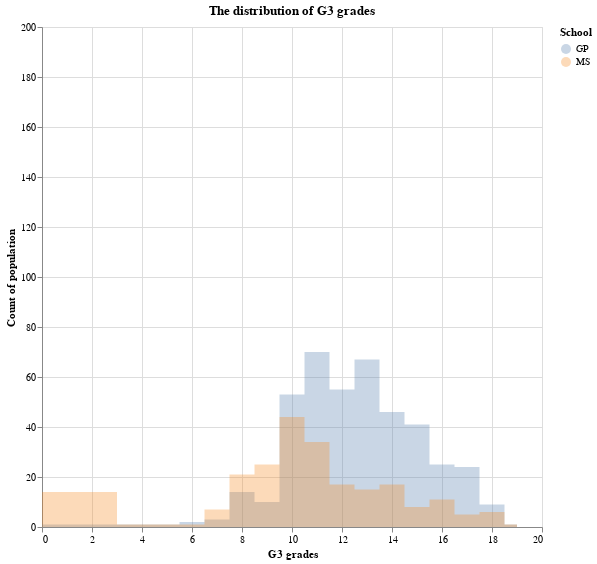

The code cell stored with this chart in its notebook:
### Code cell
school = list(data['school'])
g3 = list(data['G3'])
gp_grade = []
ms_grade = []
for i in range(len(school)):
    if school[i] == 'GP':
        gp_grade.append(g3[i])
    if school[i] == 'MS':
        ms_grade.append(g3[i])

df = pd.concat([pd.DataFrame({'GP': gp_grade}), pd.DataFrame({'MS':ms_grade})], axis=1)

alt.Chart(df, title="The distribution of G3 grades").transform_fold(
    ['GP', 'MS'],
    as_=['School', 'Measurement']
).mark_area(
    opacity=0.3,
    interpolate='step'
).encode(
    alt.X('Measurement:Q', title="G3 grades"),
    alt.Y('count()', stack=None, title="Count of population"),
    alt.Color('School:N')
).properties(
    width=500,
    height=500
)

### Figure 1 — Vega-Lite specification as saved in the notebook (floating-point values rounded to 4 significant figures; data arrays with more than 128 entries replaced by an {"elided": "..."} marker saying what was removed)
{"config": {"view": {"continuousWidth": 400, "continuousHeight": 300}}, "data": {"name": "data-5a24061a19c106b478ab71ba09af8dda"}, "mark": {"type": "area", "interpolate": "step", "opacity": 0.3}, "encoding": {"color": {"type": "nominal", "field": "School"}, "x": {"type": "quantitative", "field": "Measurement", "title": "G3 grades"}, "y": {"type": "quantitative", "aggregate": "count", "stack": null, "title": "Count of population"}}, "height": 500, "title": "The distribution of G3 grades", "transform": [{"fold": ["GP", "MS"], "as": ["School", "Measurement"]}], "width": 500, "$schema": "https://vega.github.io/schema/vega-lite/v4.8.1.json", "datasets": {"data-5a24061a19c106b478ab71ba09af8dda": {"elided": "423 records"}}}
